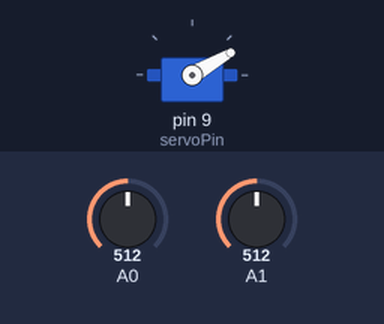
Recording of a sketch running on a simulated Arduino Uno, built with avr-gcc and run on an emulated ATmega328P. Parts: servo. The test bench sets the inputs (shaded band); at power-on: A1 = 512, A0 = 512.

Above: at 1.2 s.
1.3 s: A1 set to 528
2.8 s: A1 set to 549
At 3.96 s:
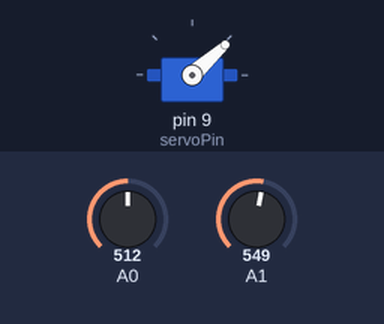
5.8 s: A1 set to 511
At 5.8 s:
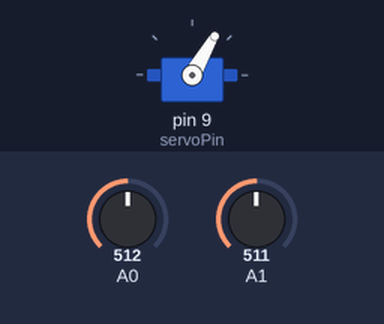
7.3 s: A0 set to 495
8.8 s: A0 set to 464
At 10.78 s:
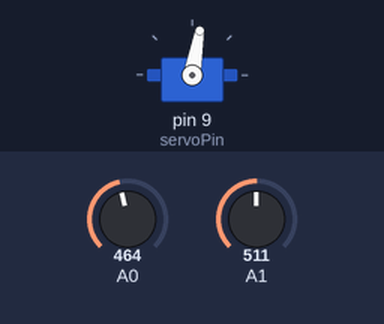
11.8 s: A0 set to 511
Timing chart, 0 to 14.3 s (numbered marks = the images above; inputs shaded):
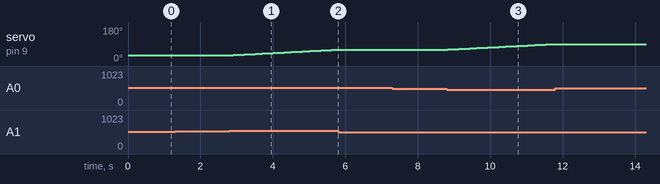

Measured:
- the behaviour switches between 541 and 542 on A1 (found by bisection; images 0 and 1)
- the behaviour switches between 482 and 481 on A0 (found by bisection; images 2 and 3)
- after the input at 1.3 s, every drawn part: stays the same
- after the input at 2.8 s, servo on pin 9 (servoPin): moves from 30° to 60° over 2.9 s, starting at once
- after the input at 5.8 s, servo on pin 9 (servoPin): stays 60° (without the input it goes to 61° after 0.02 s)
- after the input at 7.3 s, every drawn part: stays the same
- after the input at 8.8 s, servo on pin 9 (servoPin): moves from 60° to 90° over 2.9 s, starting at once
- after the input at 11.8 s, servo on pin 9 (servoPin): stays 90° (without the input it goes to 91° after 0.03 s)

The sketch:

tracking_2020oct30.ino
```cpp
/*
 * Sun-following solar panel prototype source code
 * Hayden Walker, 30 October 2020
 */

#include <Servo.h> // Include the Arduino servo library

Servo myServo; // Create a new servo object

/*
 * Define constants
 */
#define servoPin        9   // Define 9 as being the servo pin
#define startPosition   30  // Set the start position
#define maxPosition     110 // Set maximum angle
#define margin          30  // Set sensitivity


void setup() {
  myServo.attach(servoPin); // Attach the servo to pin 9
  myServo.write(startPosition); // Start with the servo at the start position
}

void loop() {
  adjust(startPosition); // Start adjusting from the starting position
}

void adjust(int currentAng){
  // Get sensor readings
  int valueRight = analogRead(A0);
  int valueLeft = analogRead(A1);

  // Check if right has more light
  if ( (valueRight - valueLeft >= margin) and (currentAng > startPosition) ) {
    currentAng -= 1; // Move right
  }
  // Check if left side has more light
  else if ( (valueLeft - valueRight >= margin) and (currentAng < maxPosition) ) {
    currentAng += 1; // Move left
  }

  myServo.write(currentAng); // Move the servo to its new position
  delay(100); // Wait 100ms

  // Recurse and make the new angle the current one
  adjust(currentAng);
}
```
